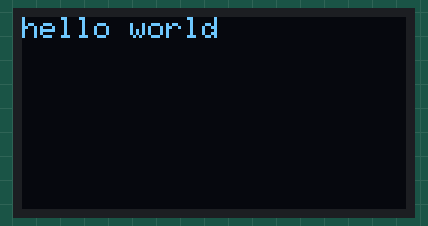
Bench run of a sketch on a simulated Arduino Uno, built with avr-gcc and run on an emulated ATmega328P. On the bench: 128×64 one-colour display. The display library's start-up logo is not drawn; what the sketch prints to the serial monitor is not drawn.

Above: at 1.1 s.
At 3.2 s:
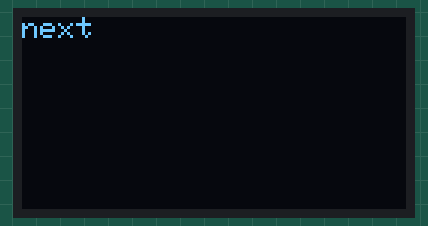

The sketch:

oled_dsiplay_text.ino
```cpp
#include <SPI.h>
#include <Wire.h>
#include <Adafruit_GFX.h>
#include <Adafruit_SSD1306.h>

#define SCREEN_WIDTH 128
#define SCREEN_HEIGHT 64
#define OLED_RESET     -1
#define SCREEN_ADDRESS 0x3C
Adafruit_SSD1306 display(SCREEN_WIDTH, SCREEN_HEIGHT, &Wire, OLED_RESET);

const int X_pin = 6; // joystick analog x
const int Y_pin = 7; // joystick analog y

void setup() {
  Serial.begin(9600);

  Serial.println("begin!");

  // init display
  if(!display.begin(SSD1306_SWITCHCAPVCC, SCREEN_ADDRESS)) {
    Serial.println(F("SSD1306 allocation failed"));
    while(1);
  }
  display.display();
  delay(1000);

  display.setTextSize(1);
  display.setTextColor(SSD1306_WHITE);
}

void displayText(const char* str){
  display.clearDisplay();
  display.setCursor(0, 0);
  display.println(str);
  display.display();
}

void loop() {
  displayText("hello world");
  delay(2000);

  displayText("next");
  delay(2000);
}
```

Measured:
- what the display in image 0 shows lasts 2.0 s, from 1.1 s to 3.1 s
